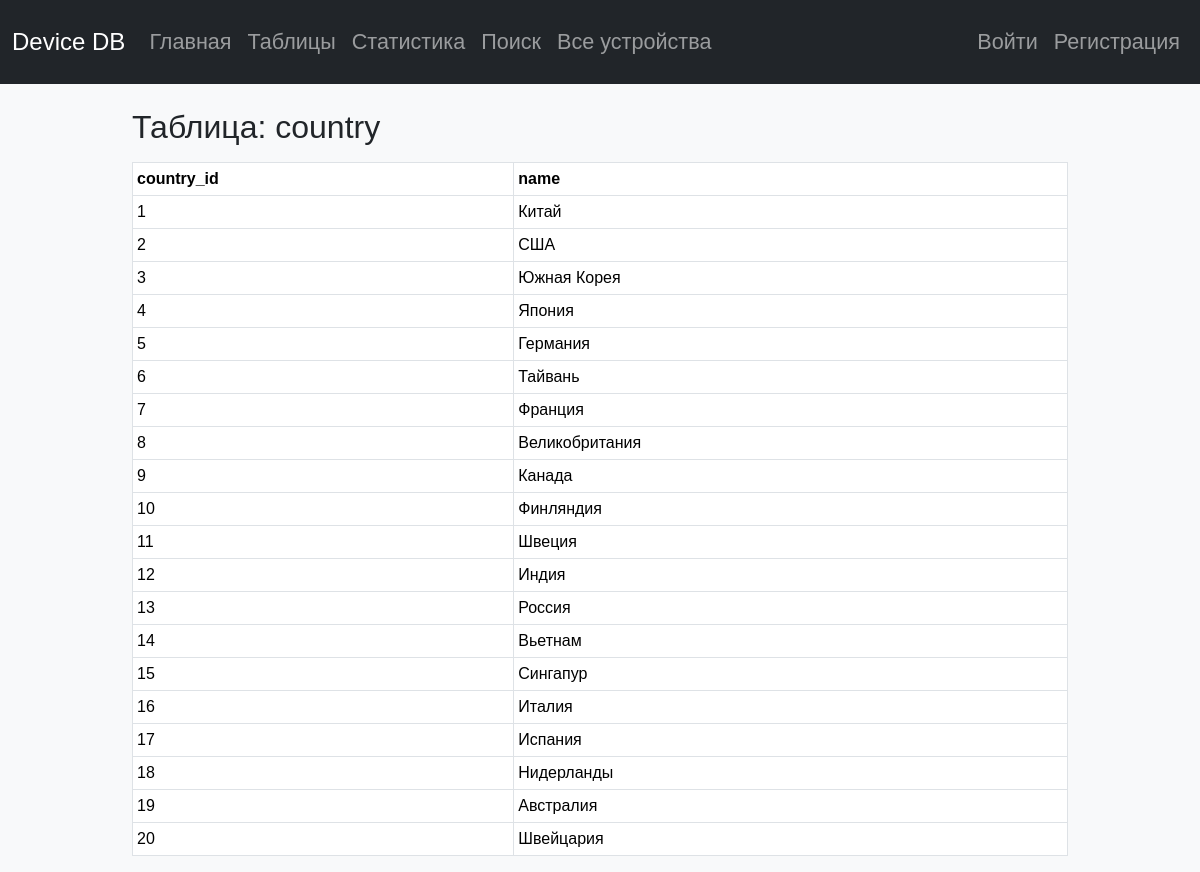
Page /table/country on the earlier database version.
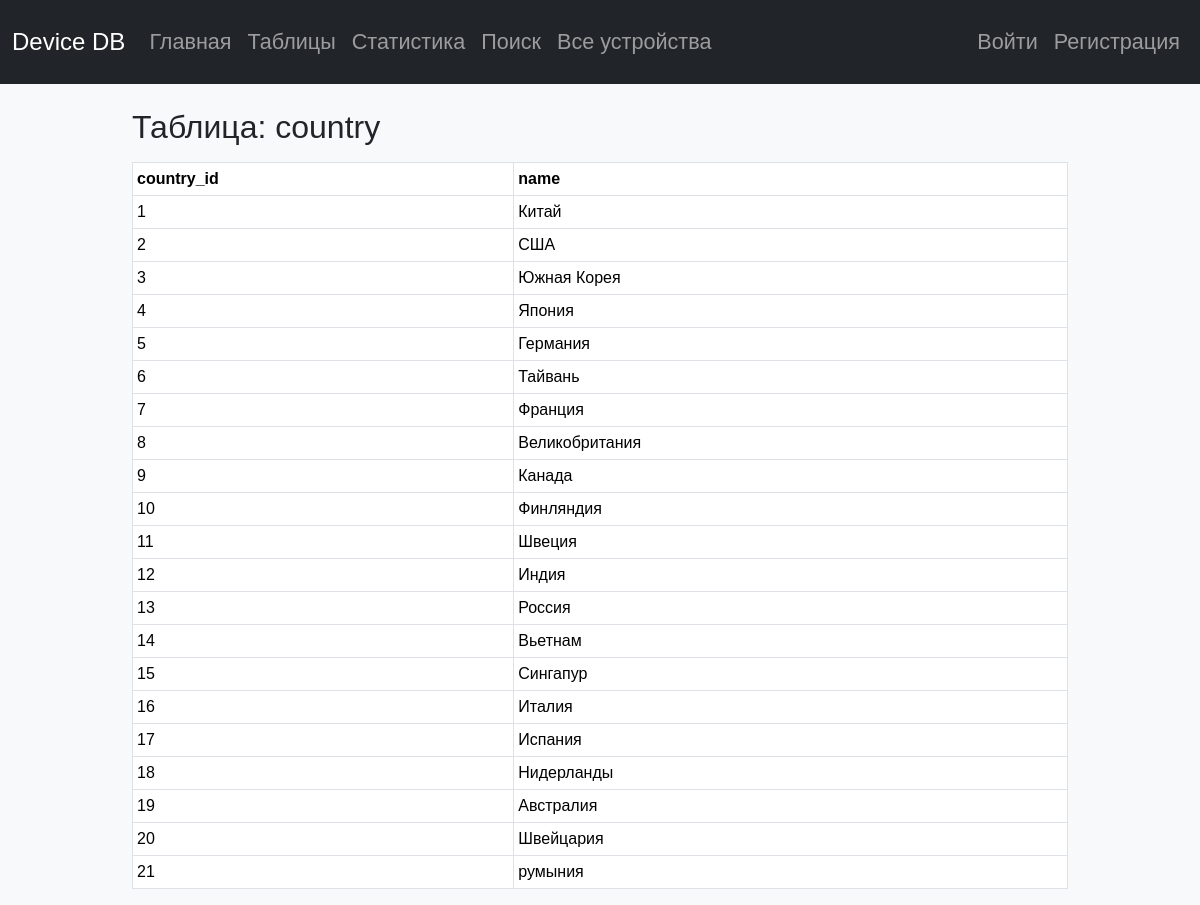
Same page on the later database version.
### tables this page shows
CREATE TABLE "country" (
	"country_id"	INTEGER CHECK("country_id" BETWEEN 1 AND 40),
	"name"	TEXT NOT NULL CHECK(LENGTH("name") BETWEEN 3 AND 30),
	PRIMARY KEY("country_id")
);

### app.py (the view)
@app.route('/table/<table_name>')
def table_view(table_name):
    if table_name.lower() == 'users' and current_user.username != SUPERADMIN_USERNAME:
        return redirect(url_for('tables_list'))
    with sqlite3.connect(DB_PATH) as conn:
        c = conn.cursor()
        c.execute(f"PRAGMA table_info({table_name})")
        cols_info = c.fetchall()
        columns = [desc[1] for desc in cols_info]
        pk_name = cols_info[0][1] if cols_info else None
        c.execute(f"SELECT * FROM {table_name}")
        rows = c.fetchall()
    is_dictionary = table_name in {
        'categories','manufacturers','retailers','color',
        'country','os_name','proc_model','storage_type','techn_matr'
    }
    return render_template(
        'table_view.html',
        table=table_name,
        columns=columns,
        rows=rows,
        pk_name=pk_name,
        is_dictionary=is_dictionary
    )

### app.py (called while the page is built)
@app.context_processor
def inject_roles():
    is_superadmin = current_user.is_authenticated and (getattr(current_user, 'username', '').lower() == SUPERADMIN_USERNAME)
    is_admin_effective = current_user.is_authenticated  # все залогиненные считаются «админами»
    return dict(is_superadmin=is_superadmin, is_admin=is_admin_effective)

@app.context_processor
def inject_flags():
    return {
        'is_admin': (current_user.is_authenticated and getattr(current_user, 'is_admin', False))
    }

### templates/table_view.html (shortened to what this page needs)
{% extends "base.html" %}
{% block content %}
  {% set t = table|lower %}
  {% set admin = (is_admin if (is_admin is defined) else (current_user.is_authenticated and current_user.is_admin)) %}
  {% set blocked = ['displays','batteries','cameras','specifications','device_retailers', 'users'] %}
  {% set superadmin = (current_user.is_authenticated and current_user.username|lower == 'admin') %}
  {% if t == 'users' and not superadmin %}
  {% else %}
    {% set ns = namespace(created_by_idx = -1, hidden_cols = []) %}
    {% for c in columns %}
      {% if c|lower == 'created_by' %}
        {% set ns.created_by_idx = loop.index0 %}
      {% endif %}
      {% if t == 'users' and c|lower in ['password_hash'] %}
        {% set _ = ns.hidden_cols.append(loop.index0) %}
      {% endif %}
    {% endfor %}
    {% if t == 'devices' and not admin and ns.created_by_idx != -1 %}
      {% set _ = ns.hidden_cols.append(ns.created_by_idx) %}
    {% endif %}
    <div class="d-flex align-items-center justify-content-between mb-3">
      <h2 class="mb-0">Таблица: {{ table }}</h2>
    </div>
    <div class="table-responsive">
      <table class="table table-bordered table-sm align-middle">
        <thead>
          <tr>
            {% for col in columns %}
              {% if loop.index0 not in ns.hidden_cols %}
                <th>{{ col }}</th>
              {% endif %}
            {% endfor %}
          </tr>
        </thead>
        <tbody>
          {% for row in rows %}
            <tr>
              {% for cell in row %}
                {% if loop.index0 not in ns.hidden_cols %}
                  <td class="text-nowrap">{{ cell }}</td>
                {% endif %}
              {% endfor %}
            </tr>
          {% endfor %}
        </tbody>
      </table>
    </div>
  {% endif %}
{% endblock %}

### templates/base.html (shortened to what this page needs)
<!doctype html>
<html lang="ru">
  <head>
    <link rel="stylesheet" href="https://cdn.jsdelivr.net/npm/bootstrap@5.3.3/dist/css/bootstrap.min.css">
    <link rel="stylesheet" href="{{ url_for('static', filename='style.css') }}">
    {% set EMBEDDED = request.args.get('embedded') or request.form.get('embedded') %}
  </head>
  <body>
    <nav class="navbar navbar-expand-lg navbar-dark bg-dark mb-4">
      <div class="container-fluid">
        <a class="navbar-brand" href="{{ url_for('index') }}">Device DB</a>
        <div class="collapse navbar-collapse" id="mainNav">
          <ul class="navbar-nav me-auto mb-2 mb-lg-0">
            <li class="nav-item">
              <a class="nav-link {% if request.endpoint == 'index' %}active{% endif %}"
                 href="{{ url_for('index') }}">Главная</a>
            </li>
            <li class="nav-item">
              <a class="nav-link {% if request.endpoint == 'tables_list' %}active{% endif %}"
                 href="{{ url_for('tables_list') }}">Таблицы</a>
            </li>
            <li class="nav-item">
              <a class="nav-link {% if request.endpoint == 'statistic' %}active{% endif %}"
                 href="{{ url_for('statistic') }}">Статистика</a>
            </li>
            <li class="nav-item">
              <a class="nav-link {% if request.endpoint == 'search' %}active{% endif %}"
                 href="{{ url_for('search') }}">Поиск</a>
            </li>
            <li class="nav-item">
              <a class="nav-link {% if request.endpoint == 'all_devices' %}active{% endif %}"
                 href="{{ url_for('all_devices') }}">Все устройства</a>
            </li>
          </ul>
          <ul class="navbar-nav ms-auto mb-2 mb-lg-0">
            {% if current_user.is_authenticated %}
              <li class="nav-item">
                <a class="nav-link {% if request.endpoint == 'profile' %}active{% endif %}"
                  href="{{ url_for('profile') }}">Профиль</a>
              </li>
              {% if is_admin %}
                <li class="nav-item ms-lg-2">
                  <a class="btn btn-success rounded-pill px-4 btn-add-device
                            {% if request.endpoint == 'add_device' %}active{% endif %}"
                    href="{{ url_for('add_device') }}">
                    ＋ Добавить устройство
                  </a>
                </li>
              {% endif %}
            {% else %}
              <li class="nav-item">
                <a class="nav-link {% if request.endpoint == 'login' %}active{% endif %}"
                  href="{{ url_for('login') }}">Войти</a>
              </li>
              <li class="nav-item">
                <a class="nav-link {% if request.endpoint == 'register' %}active{% endif %}"
                  href="{{ url_for('register') }}">Регистрация</a>
              </li>
            {% endif %}
          </ul>
        </div>
      </div>
    </nav>
    <div class="container">
      {% block content %}{% endblock %}
    </div>
  </body>
</html>

### static/style.css (style rules this page uses)
html, body { margin: 0; padding: 0; height: 100%; background-color: #f8f9fa; font-family: Arial, sans-serif; }
.navbar { width: 100%; }
.container { max-width: 960px; }

### templates/base.html (style rules this page uses)
:root { --nav-scale: 1.5; }
@media (min-width: 992px) { .navbar { min-height: calc(56px * var(--nav-scale)); padding-top: calc(.5rem * var(--nav-scale)); padding-bottom: calc(.5rem * var(--nav-scale)); } }
@media (min-width: 992px) { .navbar .navbar-brand { font-size: calc(1rem * var(--nav-scale)); } }
@media (min-width: 992px) { .navbar .nav-link { font-size: calc(.9rem * var(--nav-scale)); padding: calc(.45rem * var(--nav-scale)) calc(.9rem * var(--nav-scale)); border-radius: .75rem; } }

### templates/table_view.html (style rules this page uses)
.table-responsive { overflow-x: auto; }

Differences in the rows shown:
added country: row "21", name "румыния"
